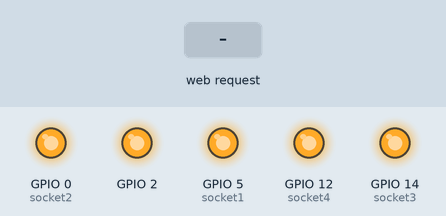
This sketch was run on a simulated ESP8266 (NodeMCU). Shown: output pins drawn as LEDs (lit = HIGH, except the on-board LED, lit = LOW). The test bench sets the inputs (shaded band). WiFi joins after 1.5 s; servers stay silent unless stated; storage starts empty; what the sketch prints to the serial monitor is not drawn.

Above: at 2.7 s.
2.8 s: HTTP request GET /onsocket1 received
At 4.0 s:
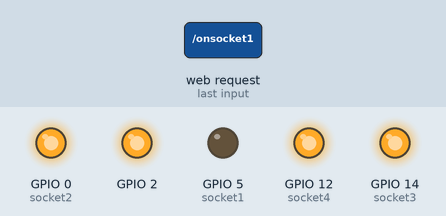
4.3 s: HTTP request GET /onsocket2 received
At 5.4 s:
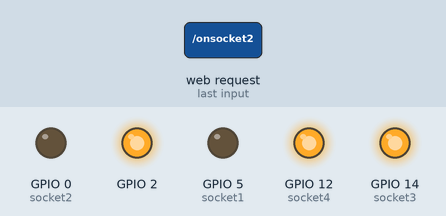
5.8 s: HTTP request GET /offsocket1 received
At 6.5 s:
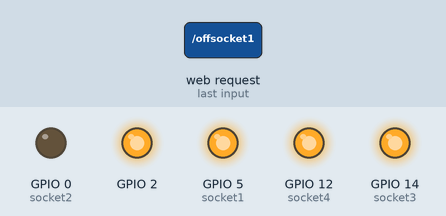
7.3 s: HTTP request GET /onsocket3 received
At 7.7 s:
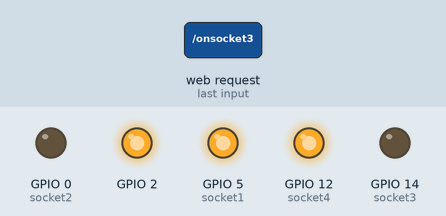
8.8 s: HTTP request GET /offsocket2 received
At 10.0 s:
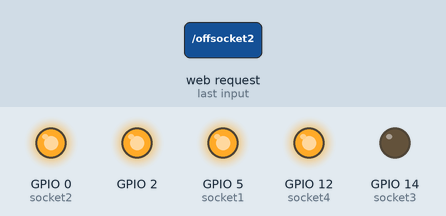
10.3 s: HTTP request GET /onsocket1 received
At 11.1 s:
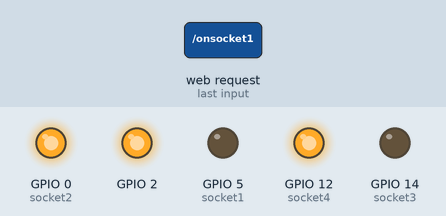
Timing chart, 0 to 12.8 s (numbered marks = the images above; inputs shaded):
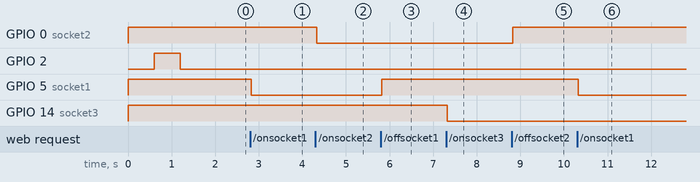

Measured:
- after the input at 2.8 s, GPIO 5 (socket1): HIGH → LOW at once
- after the input at 4.3 s, GPIO 0 (socket2): HIGH → LOW at once
- after the input at 5.8 s, GPIO 5 (socket1): LOW → HIGH at once
- after the input at 7.3 s, GPIO 14 (socket3): HIGH → LOW at once
- after the input at 8.8 s, GPIO 0 (socket2): LOW → HIGH at once
- after the input at 10.3 s, GPIO 5 (socket1): HIGH → LOW at once

The sketch:

version3.3.ino
```cpp
#if defined(ESP8266)
#include <ESP8266WiFi.h>          //https://github.com/esp8266/Arduino
#else
#include <WiFi.h>
#endif

//needed for library
#include <ESPAsyncWebServer.h>
#include <ESPAsyncWiFiManager.h>         //https://github.com/tzapu/WiFiManager
#include <FS.h>
#include <Wire.h>
#include <ESP8266mDNS.h>
#include <WiFiUdp.h>
#include <ArduinoOTA.h>
#include <Ticker.h>


Ticker ticker;


void tick() // for ticking the led indicator during boot
{
  //toggle state
  int state = digitalRead(BUILTIN_LED);  // get the current state of GPIO1 pin
  digitalWrite(BUILTIN_LED, !state);     // set pin to the opposite state
}


void configModeCallback (AsyncWiFiManager *myWiFiManager) { //unnecessary
  Serial.println("Entered config mode");
  Serial.println(WiFi.softAPIP());
  //if you used auto generated SSID, print it
  Serial.println(myWiFiManager->getConfigPortalSSID());
  //entered config mode, make led toggle faster
  ticker.attach(0.2, tick);
}


AsyncWebServer server(80);
DNSServer dns;


// Set LED GPIO
const int socket1 = 5;
const int socket2 = 0;
const int socket3 = 14;
const int socket4 = 12;


// Stores LED state
String ledState;


String processor(const String& var){
  Serial.println(var);
  if(var == "STATE"){
    if(digitalRead(socket1)){
      ledState = "ON";
    }
    else{
      ledState = "OFF";
    }
    Serial.print(socket1);
    return ledState;
  }

}


void setup() {
    // put your setup code here, to run once:
    Serial.begin(115200);

    digitalWrite(socket1,1);
    digitalWrite(socket2,1);
    digitalWrite(socket3,1);
    digitalWrite(socket4,1);


    pinMode(socket1, OUTPUT);
    pinMode(socket2, OUTPUT);
    pinMode(socket3, OUTPUT);
    pinMode(socket4, OUTPUT);


    Serial.println("Booting");

      //set led pin as output
  pinMode(BUILTIN_LED, OUTPUT);
  // start ticker with 0.5 because we start in AP mode and try to connect
  ticker.attach(0.6, tick);

  // Initialize the sensor
  // Initialize SPIFFS
  if(!SPIFFS.begin()){
    Serial.println("An Error has occurred while mounting SPIFFS");
    return;
  }


    //WiFiManager
    //Local intialization. Once its business is done, there is no need to keep it around
    AsyncWiFiManager wifiManager(&server,&dns);
    //reset saved settings
    //wifiManager.resetSettings();
    //set custom ip for portal
    //wifiManager.setAPConfig(IPAddress(10,0,1,1), IPAddress(10,0,1,1), IPAddress(255,255,255,0));
    //fetches ssid and pass from eeprom and tries to connect
    //if it does not connect it starts an access point with the specified name
    //here  "AutoConnectAP"
    //and goes into a blocking loop awaiting configuration4
    wifiManager.setSTAStaticIPConfig(IPAddress(192,168,0,122), IPAddress(192,168,0,1), IPAddress(255,255,255,0));
    wifiManager.autoConnect("AULA 409");
    //or use this for auto generated name ESP + ChipID
    //wifiManager.autoConnect();
    //if you get here you have connected to the WiFi
    Serial.println("connected...yeey :)");

    ticker.detach();
  //keep LED on
    digitalWrite(BUILTIN_LED, LOW);


    ArduinoOTA.setHostname("AUH_409");

  // No authentication by default
   ArduinoOTA.setPassword((const char *)"alh84001");

  ArduinoOTA.onStart([]() {
    Serial.println("Start");
  });
  ArduinoOTA.onEnd([]() {
    Serial.println("\nEnd");
  });
  ArduinoOTA.onProgress([](unsigned int progress, unsigned int total) {
    Serial.printf("Progress: %u%%\r", (progress / (total / 100)));
  });
  ArduinoOTA.onError([](ota_error_t error) {
    Serial.printf("Error[%u]: ", error);
    if (error == OTA_AUTH_ERROR) Serial.println("Auth Failed");
    else if (error == OTA_BEGIN_ERROR) Serial.println("Begin Failed");
    else if (error == OTA_CONNECT_ERROR) Serial.println("Connect Failed");
    else if (error == OTA_RECEIVE_ERROR) Serial.println("Receive Failed");
    else if (error == OTA_END_ERROR) Serial.println("End Failed");
  });
  ArduinoOTA.begin();
  Serial.println("Ready");
  Serial.print("IP address: ");
  Serial.println(WiFi.localIP());
  //pinMode(ESP_BUILTIN_LED, OUTPUT);

  // Route for root / web page
  server.on("/", HTTP_GET, [](AsyncWebServerRequest *request){
    request->send(SPIFFS, "/index.html", String());
  });

  // Route to load style.css file
  server.on("/style.css", HTTP_GET, [](AsyncWebServerRequest *request){
    request->send(SPIFFS, "/style.css", "text/css");
  });

  server.on("/success.html", HTTP_GET, [](AsyncWebServerRequest *request){
    request->send(SPIFFS, "/success.html", String());
  });

  server.on("/login.css", HTTP_GET, [](AsyncWebServerRequest *request){
    request->send(SPIFFS, "/login.css", "text/js");
  });

  server.on("/login.js", HTTP_GET, [](AsyncWebServerRequest *request){
    request->send(SPIFFS, "/login.js", "text/js");
  });

  // Route to set socket1 to HIGH
  server.on("/onsocket1", HTTP_GET, [](AsyncWebServerRequest *request){
    digitalWrite(socket1, LOW);
    request->send(SPIFFS, "/success.html", String());
  });

  // Route to set socket1 to LOW
  server.on("/offsocket1", HTTP_GET, [](AsyncWebServerRequest *request){
    digitalWrite(socket1, HIGH);
    request->send(SPIFFS, "/success.html", String());
  });


      // Route to set socket2 to HIGH
  server.on("/onsocket2", HTTP_GET, [](AsyncWebServerRequest *request){
    digitalWrite(socket2, LOW);
    request->send(SPIFFS, "/success.html", String());
  });

  // Route to set socket2 to LOW
  server.on("/offsocket2", HTTP_GET, [](AsyncWebServerRequest *request){
    digitalWrite(socket2, HIGH);
    request->send(SPIFFS, "/success.html", String());
  });


      // Route to set socket3 to HIGH
  server.on("/onsocket3", HTTP_GET, [](AsyncWebServerRequest *request){
    digitalWrite(socket3, LOW);
    request->send(SPIFFS, "/success.html", String());
  });

  // Route to set socket3 to LOW
  server.on("/offsocket3", HTTP_GET, [](AsyncWebServerRequest *request){
    digitalWrite(socket3, HIGH);
    request->send(SPIFFS, "/success.html", String());
  });


      // Route to set socket4 to HIGH
  server.on("/onsocket4", HTTP_GET, [](AsyncWebServerRequest *request){
    digitalWrite(socket4, LOW);
    request->send(SPIFFS, "/success.html", String());
  });

  // Route to set socket4 to LOW
  server.on("/offsocket4", HTTP_GET, [](AsyncWebServerRequest *request){
    digitalWrite(socket4, HIGH);
    request->send(SPIFFS, "/success.html", String());
  });


  // Start server
  server.begin();
}

void loop() {
    // put your main code here, to run repeatedly:
    ArduinoOTA.handle();


}
```
